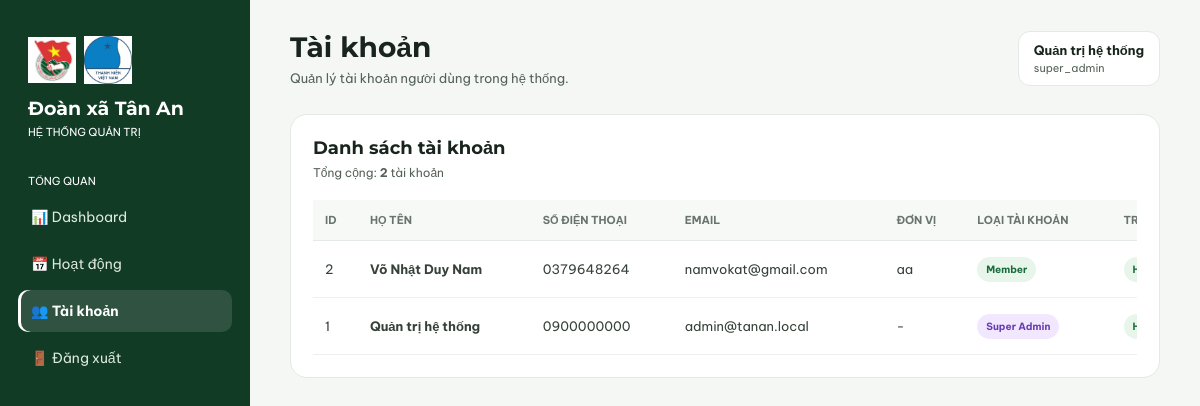
/admin/members.php (signed in), run on the app's committed database.
### tables this page shows
CREATE TABLE `users` (
  `id` int(11) NOT NULL,
  `full_name` varchar(100) NOT NULL,
  `phone` varchar(20) NOT NULL,
  `email` varchar(150) DEFAULT NULL,
  `birthday` date DEFAULT NULL,
  `gender` varchar(20) DEFAULT NULL,
  `unit` varchar(150) DEFAULT NULL,
  `password_hash` varchar(255) NOT NULL,
  `role_id` int(11) NOT NULL DEFAULT 1,
  `status` enum('active','locked') DEFAULT 'active',
  `created_at` timestamp NOT NULL DEFAULT current_timestamp(),
  `updated_at` timestamp NOT NULL DEFAULT current_timestamp() ON UPDATE current_timestamp()
);

### includes/auth.php (called while the page is built, shortened)
<?php
function hasRole($role)
{
    return isset($_SESSION['role'])
        && $_SESSION['role'] === $role;
}

### admin/members.php (the view, shortened to what this page needs)
<?php
require_once "../includes/auth.php";
function roleLabel($roleId)
{
    switch ((int)$roleId) {
        case 1:
            return "Member";
        case 4:
            return "Super Admin";
    }
}
function roleClass($roleId)
{
    switch ((int)$roleId) {
        case 1:
            return "role-member";
        case 4:
            return "role-super";
    }
}
$stmt = $pdo->query("
    SELECT
        u.id,
        u.full_name,
        u.phone,
        u.email,
        u.birthday,
        u.gender,
        u.unit,
        u.role_id,
        u.status,
        u.created_at,
        r.name AS role_name
    FROM users u
    LEFT JOIN roles r
        ON u.role_id = r.id
    ORDER BY u.id DESC
");
$members =
    $stmt->fetchAll(PDO::FETCH_ASSOC);
?>
<!DOCTYPE html>
<html lang="vi">
<head>
    <link
        rel="stylesheet"
        href="../assets/css/style.css"
    >
</head>
<body>
<div class="admin-layout">
    <?php require_once "includes/admin-sidebar.php"; ?>
    <main class="admin-main">
        <div class="admin-topbar">
            <div>
                <h1>
                    Tài khoản
                </h1>
                <p>
                    Quản lý tài khoản người dùng trong hệ thống.
                </p>
            </div>
            <div class="admin-user">
                <strong>
                    <?= htmlspecialchars(
                        $_SESSION["full_name"]
                        ?? "Quản trị viên"
                    ) ?>
                </strong>
                <span>
                    <?= htmlspecialchars(
                        $_SESSION["role"]
                        ?? ""
                    ) ?>
                </span>
            </div>
        </div>
        <section class="members-panel">
            <div class="members-header">
                <h2>
                    Danh sách tài khoản
                </h2>
                <p>
                    Tổng cộng:
                    <strong>
                        <?= count($members) ?>
                    </strong>
                    tài khoản
                </p>
            </div>
            <div class="table-wrapper">
                <table class="members-table">
                    <thead>
                        <tr>
                            <th>ID</th>
                            <th>Họ tên</th>
                            <th>Số điện thoại</th>
                            <th>Email</th>
                            <th>Đơn vị</th>
                            <th>Loại tài khoản</th>
                            <th>Trạng thái</th>
                        </tr>
                    </thead>
                    <tbody>
                    <?php foreach ($members as $member): ?>
                        <tr>
                            <td>
                                <?= (int)$member["id"] ?>
                            </td>
                            <td class="member-name">
                                <?= htmlspecialchars(
                                    $member["full_name"] ?? ""
                                ) ?>
                            </td>
                            <td>
                                <?= htmlspecialchars(
                                    $member["phone"] ?? "-"
                                ) ?>
                            </td>
                            <td>
                                <?= htmlspecialchars(
                                    !empty($member["email"])
                                    ? $member["email"]
                                    : "-"
                                ) ?>
                            </td>
                            <td>
                                <?= htmlspecialchars(
                                    !empty($member["unit"])
                                    ? $member["unit"]
                                    : "-"
                                ) ?>
                            </td>
                            <td>
                                <span
                                    class="
                                        role
                                        <?= roleClass(
                                            $member["role_id"]
                                        ) ?>
                                    "
                                >
                                    <?= htmlspecialchars(
                                        roleLabel(
                                            $member["role_id"]
                                        )
                                    ) ?>
                                </span>
                            </td>
                            <td>
                                <?php if (
                                    $member["status"]
                                    === "active"
                                ): ?>
                                    <span
                                        class="
                                            status-badge
                                            status-active
                                        "
                                    >
                                    </span>
                                <?php endif; ?>
                            </td>
                        </tr>
                    <?php endforeach; ?>
                    </tbody>
                </table>
            </div>
        </section>
    </main>
</div>
</body>
</html>

### admin/includes/admin-sidebar.php
<?php
$currentPage =
    basename($_SERVER["PHP_SELF"]);
?>
<aside class="sidebar">
    <div
        class="brand"
        style="
            display: block !important;
            height: auto !important;
            min-height: 0 !important;
        "
    >
        <div
            style="
                display: flex !important;
                align-items: center !important;
                gap: 8px !important;
                margin-bottom: 12px !important;
                height: 50px !important;
            "
        >
            <img
                src="../images/logodoanthanhnien.jpg"
                alt="Logo Đoàn Thanh niên"
                style="
                    width: 48px !important;
                    height: 48px !important;
                    min-width: 48px !important;
                    min-height: 48px !important;
                    max-width: 48px !important;
                    max-height: 48px !important;
                    object-fit: contain !important;
                    display: block !important;
                    margin: 0 !important;
                    padding: 0 !important;
                    flex: 0 0 48px !important;
                "
            >
            <img
                src="../images/logothanhnien.jpg"
                alt="Logo Thanh niên"
                style="
                    width: 48px !important;
                    height: 48px !important;
                    min-width: 48px !important;
                    min-height: 48px !important;
                    max-width: 48px !important;
                    max-height: 48px !important;
                    object-fit: contain !important;
                    display: block !important;
                    margin: 0 !important;
                    padding: 0 !important;
                    flex: 0 0 48px !important;
                "
            >
        </div>
        <h2>
            Đoàn xã Tân An
        </h2>
        <p>
            HỆ THỐNG QUẢN TRỊ
        </p>
    </div>
    <div class="menu">
        <div class="menu-title">
            Tổng quan
        </div>
        <a
            href="index.php"
            class="<?=
                $currentPage === "index.php"
                ? "active"
                : ""
            ?>"
        >
            📊 Dashboard
        </a>
        <a
            href="activities.php"
            class="<?=
                in_array(
                    $currentPage,
                    [
                        "activities.php",
                        "activity-add.php",
                        "activity-edit.php",
                        "registrations.php"
                    ]
                )
                ? "active"
                : ""
            ?>"
        >
            📅 Hoạt động
        </a>
        <?php if (
            hasRole("admin") ||
            hasRole("super_admin")
        ): ?>
            <a
                href="members.php"
                class="<?=
                    $currentPage === "members.php"
                    ? "active"
                    : ""
                ?>"
            >
                👥 Tài khoản
            </a>
        <?php endif; ?>
        <a href="../logout.php">
            🚪 Đăng xuất
        </a>
    </div>
</aside>

### assets/css/style.css (style rules this page uses)
* { box-sizing: border-box; margin: 0; padding: 0; }
:root { --blue: #003DA5; --blue-dark: #002F80; --blue-mid: #1456C0; --blue-light: #EAF1FF; --blue-soft: #F4F7FC; --text: #17233D; --muted: #536174; --border: #D8E2F2; --white: #FFFFFF; --shadow: 0 14px 32px rgba(0, 61, 165, 0.09); }
html { scroll-behavior: smooth; }
body { font-family: Arial, Helvetica, sans-serif; background: var(--blue-soft); color: var(--text); min-height: 100vh; }
.brand { display: flex; align-items: center; gap: 11px; text-decoration: none; color: var(--text); }
.admin-layout { min-height: 100vh; display: flex; }
.sidebar { width: 250px; background: #123B25; color: white; padding: 25px 18px; position: fixed; top: 0; bottom: 0; left: 0; overflow-y: auto; z-index: 1000; }
.sidebar .brand { padding: 10px; margin-bottom: 30px; }
.sidebar .brand h2 { margin-top: 8px; font-size: 19px; color: white; }
.sidebar .brand p { margin-top: 5px; font-size: 12px; color: #E7F0EA; opacity: 1; }
.sidebar .menu-title { margin: 20px 10px 8px; font-size: 11px; text-transform: uppercase; color: #E7F0EA; opacity: 1; }
.sidebar .menu a { display: block; padding: 12px 13px; margin-bottom: 5px; border-radius: 10px; text-decoration: none; color: #DCE9DF; font-size: 14px; transition: background .2s ease, color .2s ease, transform .2s ease; }
.sidebar .menu a.active { background: rgba(255,255,255,.16); color: white; font-weight: 700; box-shadow: inset 3px 0 0 white; }
.admin-main { margin-left: 250px; width: calc(100% - 250px); min-height: 100vh; padding: 30px 40px; background: #F5F7F5; }
.admin-topbar { display: flex; justify-content: space-between; align-items: center; margin-bottom: 30px; }
.admin-topbar h1 { font-size: 28px; color: #18241C; }
.admin-topbar p { margin-top: 5px; color: #536157; font-size: 14px; }
.admin-user { background: white; padding: 10px 15px; border-radius: 12px; border: 1px solid #E3E9E4; }
.admin-user strong { display: block; font-size: 14px; }
.admin-user span { display: block; margin-top: 3px; color: #536157; font-size: 12px; }
.brand { display: flex !important; align-items: center !important; gap: 10px !important; height: 64px !important; text-decoration: none !important; }
.brand { display: flex !important; align-items: center !important; flex-direction: row !important; gap: 10px; text-decoration: none; flex-shrink: 0; }
.brand img { width: 42px !important; height: 42px !important; max-width: 42px !important; max-height: 42px !important; object-fit: contain !important; flex-shrink: 0; }
.sidebar .brand { height: auto !important; display: block !important; }
body { font-family: "Be Vietnam Pro", Arial, sans-serif !important; }
h1, h2, h3 { font-family: Montserrat, "Be Vietnam Pro", Arial, sans-serif !important; }
:root { color-scheme: light; }

### data on the page
users: id "2", full_name "Võ Nhật Duy Nam", phone "0379648264", email "namvokat@gmail.com", unit "aa", role "Member"
users: id "1", full_name "Quản trị hệ thống", phone "0900000000", email "admin@tanan.local", unit "-", role "Super Admin"

### other printed values
$_SESSION["full_name"] "Quản trị hệ thống"
$_SESSION["role"] "super_admin"
count($members) "2"
